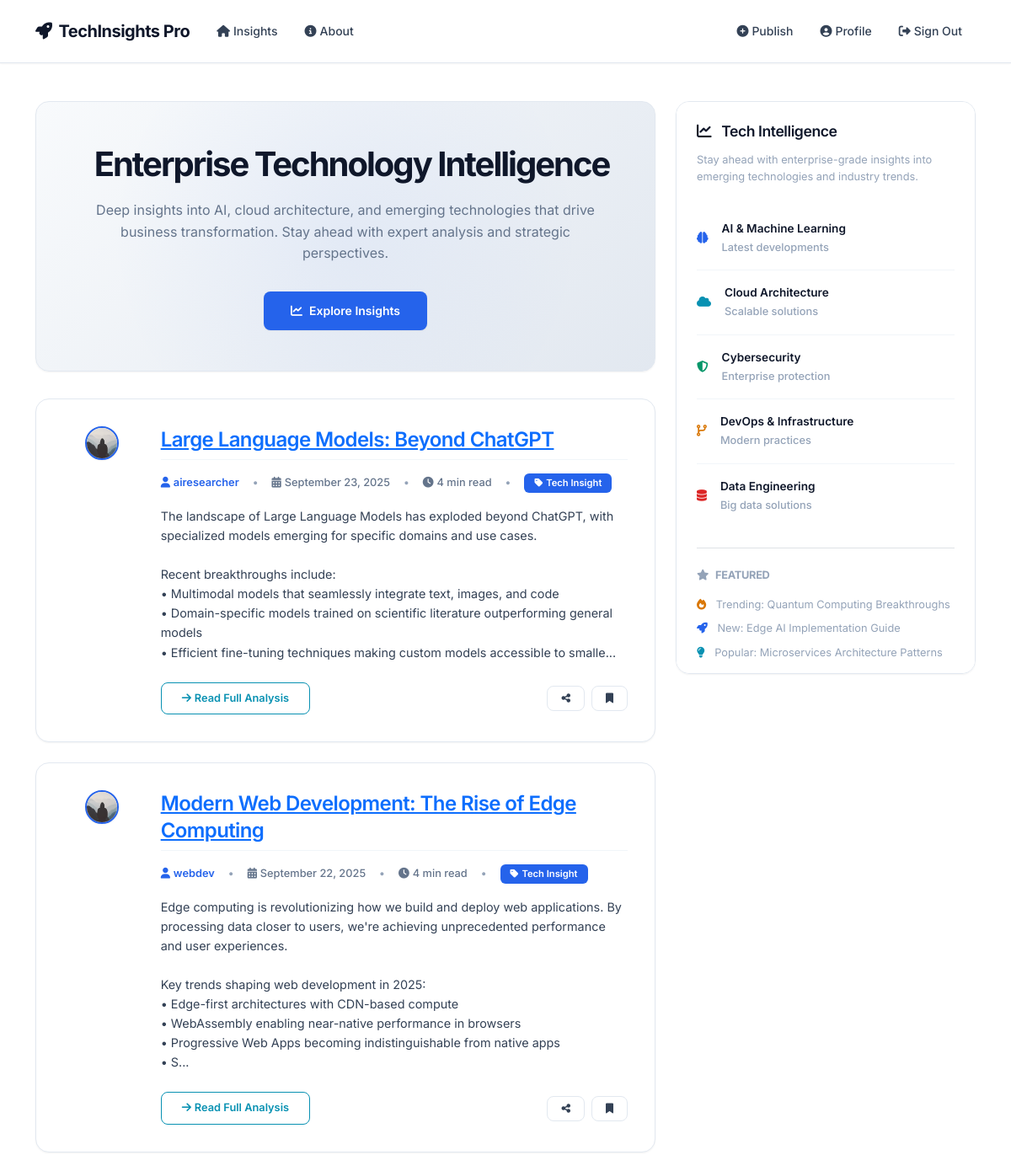
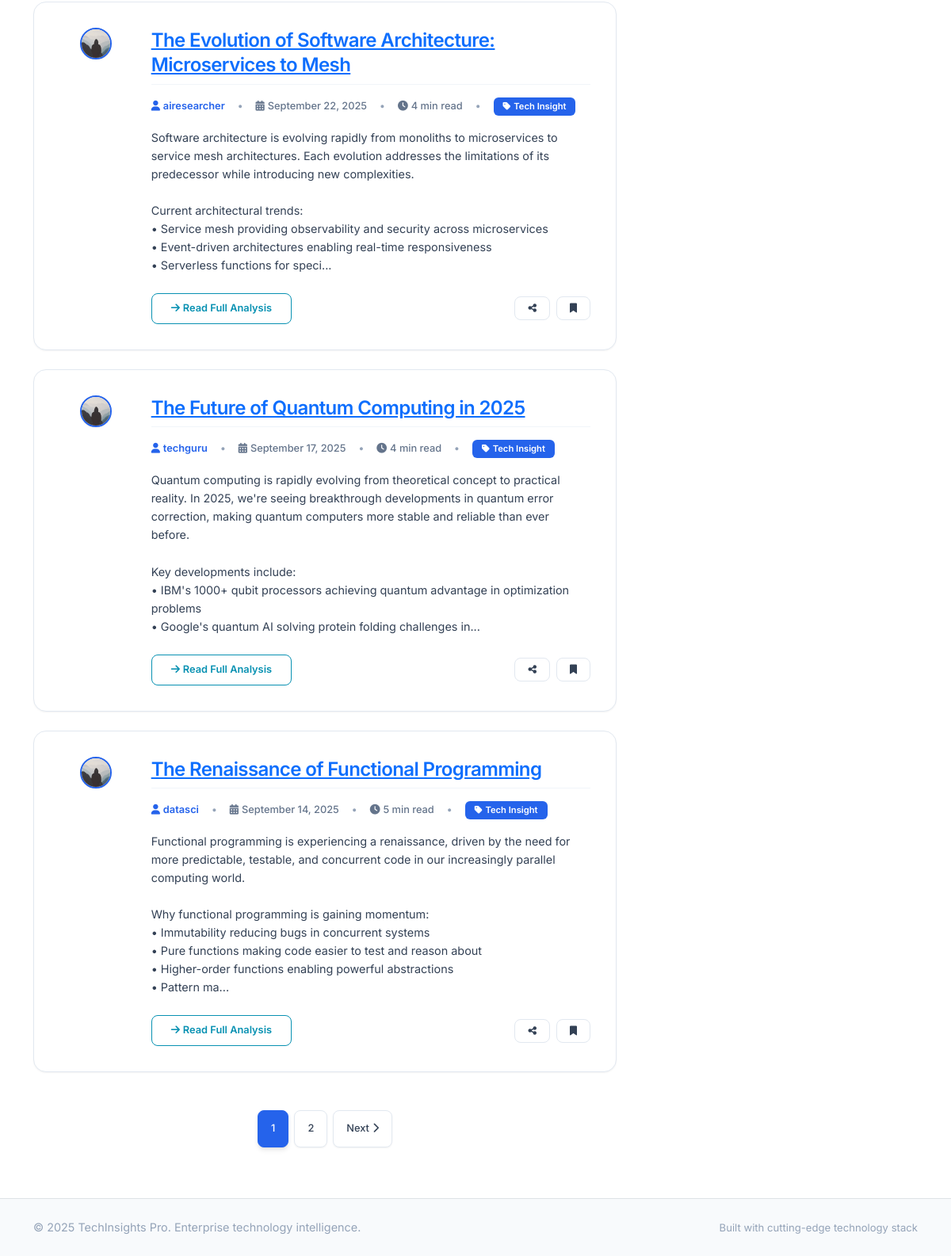
Screenshot of /home (signed in) with the database file from the repository (2 pictures, top to bottom).
### flaskblog/models.py (models this page shows, shortened)
class Post(db.Model):
    id = db.Column(db.Integer, primary_key=True)
    title = db.Column(db.String(100), nullable=False)
    date_posted = db.Column(db.DateTime, nullable=False, default=datetime.utcnow)
    content = db.Column(db.Text, nullable=False)
    user_id = db.Column(db.Integer, db.ForeignKey('user.id'), nullable=False)

class User(db.Model, UserMixin):
    id = db.Column(db.Integer, primary_key=True)
    username = db.Column(db.String(20), unique=True, nullable=False)
    email = db.Column(db.String(120), unique=True, nullable=False)
    image_file = db.Column(db.String(20), nullable=False, default='default.jpg')
    password = db.Column(db.String(60), nullable=False)
    posts = db.relationship('Post', backref='author', lazy=True)

### flaskblog/main/routes.py (the view)
@main.route("/")
@main.route("/home")
def home():
    page = request.args.get('page', 1, type=int)
    posts = Post.query.order_by(Post.date_posted.desc()).paginate(page=page, per_page=5)
    return render_template('home.html', posts=posts)

### flaskblog/models.py (called while the page is built)
@login_manager.user_loader
def load_user(user_id):
    return User.query.get(int(user_id))

### flaskblog/templates/home.html (shortened to what this page needs)
{% extends "layout.html" %}
{% block content %}
{% if posts.page == 1 %}
<div class="hero-section">
    <div class="container">
        <h1 class="hero-title">
            &nbsp;&nbsp;Enterprise Technology Intelligence
        </h1>
        <p class="hero-subtitle">
            Deep insights into AI, cloud architecture, and emerging technologies that drive business transformation.
            Stay ahead with expert analysis and strategic perspectives.
        </p>
        <div class="d-flex justify-content-center gap-3 flex-wrap">
            <a href="#insights" class="btn btn-primary btn-lg">
                <i class="fas fa-chart-line me-2"></i>Explore Insights
            </a>
        </div>
    </div>
</div>
{% endif %}
<div id="insights">
    {% for post in posts.items %}
    <article class="article-card fade-in-up">
        <div class="row align-items-start">
            <div class="col-md-2 text-center mb-3 mb-md-0">
                <img class="article-img"
                    src="{{ url_for('static', filename='profile_pics/' + post.author.image_file) }}"
                    alt="{{ post.author.username }}">
            </div>
            <div class="col-md-10">
                <div class="mb-3">
                    <h2 class="article-title mb-2">
                        <a href="{{ url_for('posts.post', post_id=post.id) }}">
                            {{ post.title }}
                        </a>
                    </h2>
                    <div class="article-metadata mb-3">
                        <a class="author-link" href="{{ url_for('users.user_posts', username=post.author.username) }}">
                            <i class="fas fa-user me-1"></i>{{ post.author.username }}
                        </a>
                        <span class="text-muted">•</span>
                        <span>
                            <i class="fas fa-calendar-alt me-1"></i>{{ post.date_posted.strftime('%B %d, %Y') }}
                        </span>
                        <span class="text-muted">•</span>
                        <span>
                            <i class="fas fa-clock me-1"></i>{{ (post.content|length / 200)|round|int }} min read
                        </span>
                        <span class="text-muted">•</span>
                        <span class="badge bg-primary">
                            <i class="fas fa-tag me-1"></i>Tech Insight
                        </span>
                    </div>
                </div>
                <div class="article-content">
                    {% set content_preview = post.content[:400] + '...' if post.content|length > 400 else post.content
                    %}
                    {{ content_preview|replace('\n', '<br>')|safe }}
                </div>
                <div class="d-flex justify-content-between align-items-center mt-3">
                    <a href="{{ url_for('posts.post', post_id=post.id) }}" class="btn btn-outline-info">
                        <i class="fas fa-arrow-right me-1"></i>Read Full Analysis
                    </a>
                    <div class="d-flex gap-2">
                        <button class="btn btn-sm btn-outline-secondary" title="Share">
                            <i class="fas fa-share-alt"></i>
                        </button>
                        <button class="btn btn-sm btn-outline-secondary" title="Bookmark">
                            <i class="fas fa-bookmark"></i>
                        </button>
                    </div>
                </div>
            </div>
        </div>
    </article>
    {% endfor %}
</div>
{% if posts.pages > 1 %}
<nav aria-label="Insights pagination" class="mt-5">
    <ul class="pagination">
        {% for page_num in posts.iter_pages(left_edge=1, right_edge=1, left_current=1, right_current=2) %}
        {% if page_num %}
        {% if posts.page == page_num %}
        <li class="page-item active">
            <span class="page-link">{{ page_num }}</span>
        </li>
        {% else %}
        <li class="page-item">
            <a class="page-link" href="{{ url_for('main.home', page=page_num) }}">{{ page_num }}</a>
        </li>
        {% endif %}
        {% else %}
        <li class="page-item disabled">
            <span class="page-link">...</span>
        </li>
        {% endif %}
        {% endfor %}
        {% if posts.has_next %}
        <li class="page-item">
            <a class="page-link" href="{{ url_for('main.home', page=posts.next_num) }}">
                Next<i class="fas fa-chevron-right ms-1"></i>
            </a>
        </li>
        {% endif %}
    </ul>
</nav>
{% endif %}
{% endblock content %}

### rows the page displays
Post: image_file (placeholder picture), title "Large Language Models: Beyond ChatGPT", author.username "airesearcher", date_posted "September 23, 2025", content "4", content_preview "The landscape of Large Language Models has exploded beyond ChatGPT, with specialized models emerging for specific domains and use cases. Recent breakthroughs include: • Multimodal models that seamlessly integrate text, images, and code • Domain-specific models trained on scientific literature outperforming general models • Efficient fine-tuning techniques making custom models accessible to smalle..."
Post: image_file (placeholder picture), title "Modern Web Development: The Rise of Edge Computing", author.username "webdev", date_posted "September 22, 2025", content "4", content_preview "Edge computing is revolutionizing how we build and deploy web applications. By processing data closer to users, we're achieving unprecedented performance and user experiences. Key trends shaping web development in 2025: • Edge-first architectures with CDN-based compute • WebAssembly enabling near-native performance in browsers • Progressive Web Apps becoming indistinguishable from native apps • S..."
Post: image_file (placeholder picture), title "The Evolution of Software Architecture: Microservices to Mesh", author.username "airesearcher", date_posted "September 22, 2025", content "4", content_preview "Software architecture is evolving rapidly from monoliths to microservices to service mesh architectures. Each evolution addresses the limitations of its predecessor while introducing new complexities. Current architectural trends: • Service mesh providing observability and security across microservices • Event-driven architectures enabling real-time responsiveness • Serverless functions for speci..."
Post: image_file (placeholder picture), title "The Future of Quantum Computing in 2025", author.username "techguru", date_posted "September 17, 2025", content "4", content_preview "Quantum computing is rapidly evolving from theoretical concept to practical reality. In 2025, we're seeing breakthrough developments in quantum error correction, making quantum computers more stable and reliable than ever before. Key developments include: • IBM's 1000+ qubit processors achieving quantum advantage in optimization problems • Google's quantum AI solving protein folding challenges in..."
Post: image_file (placeholder picture), title "The Renaissance of Functional Programming", author.username "datasci", date_posted "September 14, 2025", content "5", content_preview "Functional programming is experiencing a renaissance, driven by the need for more predictable, testable, and concurrent code in our increasingly parallel computing world. Why functional programming is gaining momentum: • Immutability reducing bugs in concurrent systems • Pure functions making code easier to test and reason about • Higher-order functions enabling powerful abstractions • Pattern ma..."

### other values shown
{{ page_num }} "1"
{{ page_num }} "2"
